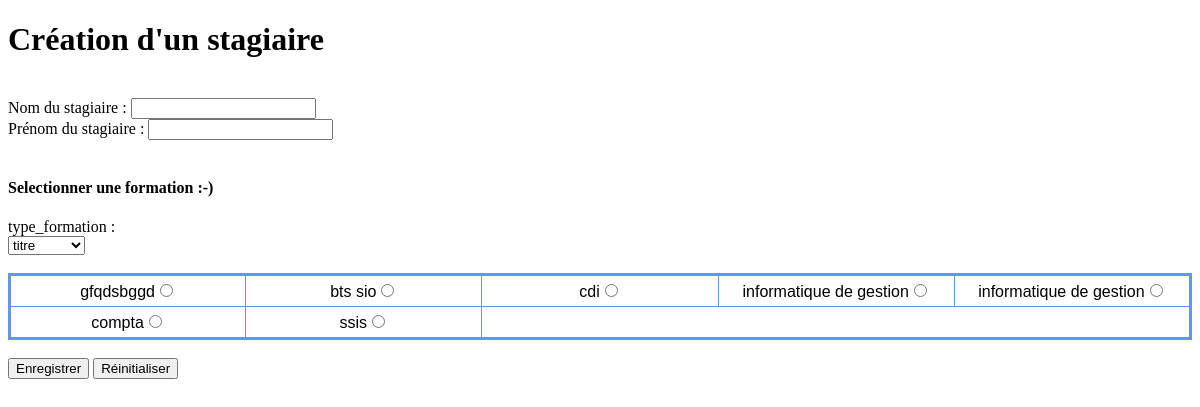
Screenshot of /vue/stagiaire/index.php with the database file from the repository.
### tables this page shows
CREATE TABLE IF NOT EXISTS `formation` (
  `idFormation` int(10) unsigned NOT NULL AUTO_INCREMENT,
  `idType_Form` int(10) unsigned NOT NULL,
  `idAdmin_parcours` int(10) unsigned NOT NULL,
  `idFormateurs` int(10) unsigned DEFAULT NULL,
  `nom_Form` varchar(45) DEFAULT NULL,
  `desc_Form` varchar(255) DEFAULT NULL,
  `etat_Form` varchar(45) DEFAULT NULL,
  `code_Form` varchar(45) DEFAULT NULL,
  PRIMARY KEY (`idFormation`),
  KEY `idType_Form` (`idType_Form`),
  KEY `idAdmin_parcours` (`idAdmin_parcours`),
  KEY `idFormateurs` (`idFormateurs`)
);

### modele/stagiaire/requetes.php (called while the page is built, shortened)
<?php
function getBdd(){
    try {
        $bdd = new PDO('mysql:host=localhost;dbname=gretatest;charset=utf8', 'root', '',
            array(PDO::ATTR_ERRMODE => PDO::ERRMODE_EXCEPTION));
    } catch (Exception $e) {
        die('Erreur : ' . $e);
    }
    return $bdd;
}
function createListeTypeForm(){
        $bdd = getBdd();
        $sql = 'SELECT * FROM type_formation';
        $req = $bdd->prepare($sql);
        $req->execute();
        return $req;
}
function getForm($idTForm){
    $bdd = getBdd();
    $req = $bdd->prepare('SELECT * FROM formation WHERE idType_Form = ?');
    $req->execute(array($idTForm));
    return $req;
}

### controleur/stagiaire/index.php (the view, shortened to what this page needs)
<?php
function chargeListe(){
    $tab = 'type_formation';
    $champs = 'nom_typeForm';
    $req = createListeTypeForm();
    echo '<label for="'.$tab.'">'.$tab.' : </label></br>
    <select id="'.$tab.'" name="'.$tab.'" type="text" onchange="request(this);">';
    $i = 0;
    while ($donnee = $req->fetch()) {
        if ($i == 0){
            $idTForm = $donnee['idType_Form'];
        }
        echo '<option value="' . $donnee['idType_Form'] . '">' . $donnee[$champs]. '</option>';
        $i++;
    }
    echo '</select></br></br>';
    chargeForm($idTForm);
}
function chargeForm($idTForm){
    $listeFormation = getForm($idTForm);
    $deb = true;
    $i = 1;
    echo '<table id="formations">';
    while ($formation = $listeFormation->fetch()){
        if ($deb == true){
            echo'<tr>';
            $deb = false;
        }
        echo '<td><label>'.$formation['nom_Form'].'<input type="radio" name="formation" id="'.$formation['idFormation'].'"></label></td>';
        $i++;
        if ($i%6 == 0){
            echo '</tr>';
            $deb = true;
        }
    }
    if ($i%6 != 0){
        echo '</tr>';
    }
    echo '</table>';
}

### vue/stagiaire/index.php (style rules this page uses)
table { border: medium solid #6495ed; border-collapse: collapse; width: 100%; }
td { font-family: sans-serif; border: thin solid #6495ed; width: 15%; padding: 5px; text-align: center; background-color: #ffffff; }

### rows the page displays
formation: nom_Form "gfqdsbggd"
formation: nom_Form "bts sio"
formation: nom_Form "cdi"
formation: nom_Form "informatique de gestion"
formation: nom_Form "informatique de gestion"
formation: nom_Form "compta"
formation: nom_Form "ssis"

### other values shown
$tab "type_formation"
form field type_formation "titre"
